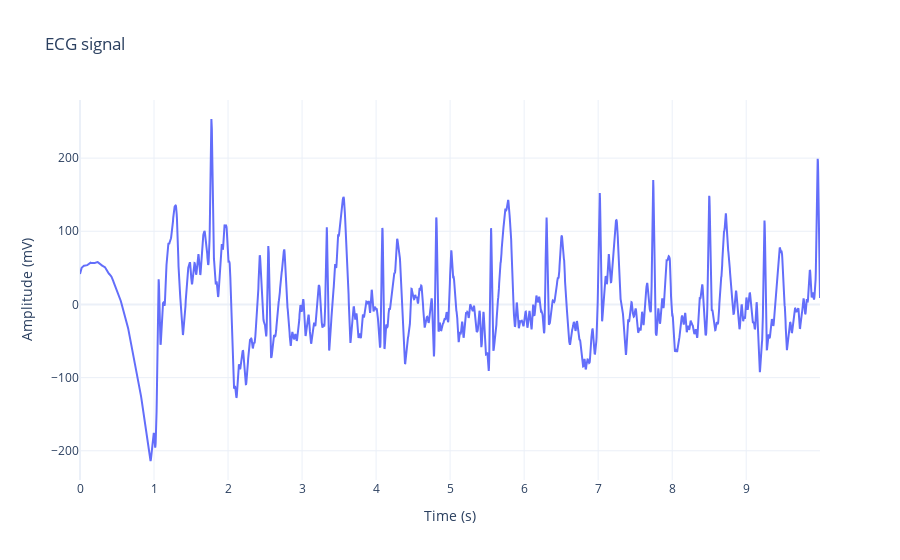

The notebook cell this image was saved under:
### Code cell
# take lead I (signals[:, 0]) as a sample
ecg_signal = signals[:, 2]

ecg_cleaned = nk.ecg_clean(ecg_signal, sampling_rate=sampling_rate)
_, rpeaks = nk.ecg_peaks(ecg_cleaned, sampling_rate=sampling_rate)

_, waves = nk.ecg_delineate(ecg_cleaned, rpeaks, sampling_rate=sampling_rate, method="dwt")

time = np.arange(len(ecg_cleaned)) / sampling_rate

# Plot ECG
fig = go.Figure()
fig.add_trace(go.Scatter(x=time, y=ecg_cleaned, mode='lines', name='ECG Signal'))

# Final layout
fig.update_layout(
    title="ECG signal",
    xaxis_title="Time (s)",
    yaxis_title="Amplitude (mV)",
    template="plotly_white"
)

fig.show()

### Figure 1 — Plotly figure (JSON) as saved in the notebook; plotly's stock layout.template omitted (floating-point values rounded to 4 significant figures; data arrays with more than 128 entries replaced by an {"elided": "..."} marker saying what was removed)
{"data": [{"mode": "lines", "name": "ECG Signal", "type": "scatter", "x": {"elided": "3200 float values"}, "y": {"elided": "3200 float values"}}], "layout": {"title": {"text": "ECG signal"}, "xaxis": {"title": {"text": "Time (s)"}}, "yaxis": {"title": {"text": "Amplitude (mV)"}}}}
